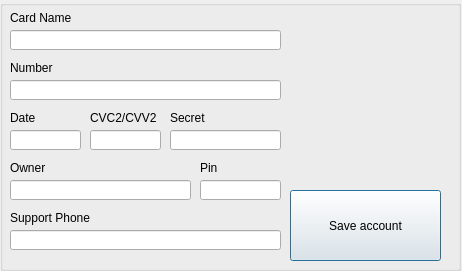
<?xml version="1.0" encoding="UTF-8"?>
<ui version="4.0">
 <class>cardform</class>
 <widget class="QDialog" name="cardform">
  <property name="geometry">
   <rect>
    <x>0</x>
    <y>0</y>
    <width>462</width>
    <height>271</height>
   </rect>
  </property>
  <property name="windowTitle">
   <string>New record</string>
  </property>
  <widget class="QGroupBox" name="cardForm">
   <property name="geometry">
    <rect>
     <x>0</x>
     <y>0</y>
     <width>461</width>
     <height>271</height>
    </rect>
   </property>
   <property name="title">
    <string/>
   </property>
   <widget class="QPushButton" name="button_cardSave">
    <property name="geometry">
     <rect>
      <x>290</x>
      <y>190</y>
      <width>151</width>
      <height>71</height>
     </rect>
    </property>
    <property name="text">
     <string>Save account</string>
    </property>
   </widget>
   <widget class="QLabel" name="label_acount_name_2">
    <property name="geometry">
     <rect>
      <x>10</x>
      <y>10</y>
      <width>121</width>
      <height>16</height>
     </rect>
    </property>
    <property name="text">
     <string>Card Name</string>
    </property>
   </widget>
   <widget class="QLineEdit" name="field_cardName">
    <property name="geometry">
     <rect>
      <x>10</x>
      <y>30</y>
      <width>271</width>
      <height>20</height>
     </rect>
    </property>
   </widget>
   <widget class="QLabel" name="label_acount_name_3">
    <property name="geometry">
     <rect>
      <x>10</x>
      <y>60</y>
      <width>121</width>
      <height>16</height>
     </rect>
    </property>
    <property name="text">
     <string>Number</string>
    </property>
   </widget>
   <widget class="QLineEdit" name="field_cardNumber">
    <property name="geometry">
     <rect>
      <x>10</x>
      <y>80</y>
      <width>271</width>
      <height>20</height>
     </rect>
    </property>
    <property name="inputMask">
     <string>0000 0000 0000 0000 000</string>
    </property>
   </widget>
   <widget class="QLabel" name="label_acount_name_4">
    <property name="geometry">
     <rect>
      <x>10</x>
      <y>110</y>
      <width>121</width>
      <height>16</height>
     </rect>
    </property>
    <property name="text">
     <string>Date</string>
    </property>
   </widget>
   <widget class="QLineEdit" name="field_cardDate">
    <property name="geometry">
     <rect>
      <x>10</x>
      <y>130</y>
      <width>71</width>
      <height>20</height>
     </rect>
    </property>
    <property name="inputMask">
     <string/>
    </property>
    <property name="maxLength">
     <number>5</number>
    </property>
   </widget>
   <widget class="QLabel" name="label_acount_name_5">
    <property name="geometry">
     <rect>
      <x>90</x>
      <y>110</y>
      <width>121</width>
      <height>16</height>
     </rect>
    </property>
    <property name="text">
     <string>CVC2/CVV2</string>
    </property>
   </widget>
   <widget class="QLineEdit" name="field_cardCVC">
    <property name="geometry">
     <rect>
      <x>90</x>
      <y>130</y>
      <width>71</width>
      <height>20</height>
     </rect>
    </property>
    <property name="inputMask">
     <string/>
    </property>
    <property name="maxLength">
     <number>3</number>
    </property>
   </widget>
   <widget class="QLabel" name="label_acount_name_6">
    <property name="geometry">
     <rect>
      <x>10</x>
      <y>160</y>
      <width>121</width>
      <height>16</height>
     </rect>
    </property>
    <property name="text">
     <string>Owner</string>
    </property>
   </widget>
   <widget class="QLineEdit" name="field_cardOwner">
    <property name="geometry">
     <rect>
      <x>10</x>
      <y>180</y>
      <width>181</width>
      <height>20</height>
     </rect>
    </property>
    <property name="inputMask">
     <string/>
    </property>
    <property name="maxLength">
     <number>50</number>
    </property>
    <property name="placeholderText">
     <string/>
    </property>
   </widget>
   <widget class="QLabel" name="label_acount_name_7">
    <property name="geometry">
     <rect>
      <x>170</x>
      <y>110</y>
      <width>121</width>
      <height>16</height>
     </rect>
    </property>
    <property name="text">
     <string>Secret</string>
    </property>
   </widget>
   <widget class="QLineEdit" name="field_cardSecret">
    <property name="geometry">
     <rect>
      <x>170</x>
      <y>130</y>
      <width>111</width>
      <height>20</height>
     </rect>
    </property>
    <property name="maxLength">
     <number>50</number>
    </property>
   </widget>
   <widget class="QLabel" name="label_acount_name_8">
    <property name="geometry">
     <rect>
      <x>10</x>
      <y>210</y>
      <width>121</width>
      <height>16</height>
     </rect>
    </property>
    <property name="text">
     <string>Support Phone</string>
    </property>
   </widget>
   <widget class="QLineEdit" name="field_cardPhone">
    <property name="geometry">
     <rect>
      <x>10</x>
      <y>230</y>
      <width>271</width>
      <height>20</height>
     </rect>
    </property>
    <property name="inputMask">
     <string/>
    </property>
    <property name="placeholderText">
     <string/>
    </property>
   </widget>
   <widget class="QLabel" name="label_acount_name_9">
    <property name="geometry">
     <rect>
      <x>200</x>
      <y>160</y>
      <width>121</width>
      <height>16</height>
     </rect>
    </property>
    <property name="text">
     <string>Pin</string>
    </property>
   </widget>
   <widget class="QLineEdit" name="field_cardPin">
    <property name="geometry">
     <rect>
      <x>200</x>
      <y>180</y>
      <width>81</width>
      <height>20</height>
     </rect>
    </property>
    <property name="maxLength">
     <number>4</number>
    </property>
   </widget>
  </widget>
 </widget>
 <tabstops>
  <tabstop>field_cardName</tabstop>
  <tabstop>field_cardNumber</tabstop>
  <tabstop>field_cardDate</tabstop>
  <tabstop>field_cardCVC</tabstop>
  <tabstop>field_cardSecret</tabstop>
  <tabstop>field_cardOwner</tabstop>
  <tabstop>field_cardPin</tabstop>
  <tabstop>field_cardPhone</tabstop>
  <tabstop>button_cardSave</tabstop>
 </tabstops>
 <resources/>
 <connections/>
</ui>
